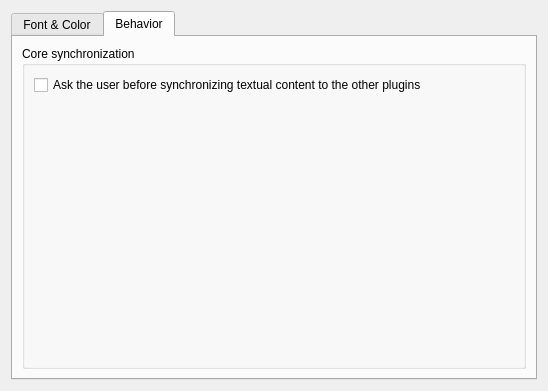
<?xml version="1.0" encoding="UTF-8"?>
<ui version="4.0">
 <class>TextPluginPreferencesWidget</class>
 <widget class="QFrame" name="TextPluginPreferencesWidget">
  <property name="geometry">
   <rect>
    <x>0</x>
    <y>0</y>
    <width>548</width>
    <height>391</height>
   </rect>
  </property>
  <property name="windowTitle">
   <string>Frame</string>
  </property>
  <property name="frameShape">
   <enum>QFrame::NoFrame</enum>
  </property>
  <property name="frameShadow">
   <enum>QFrame::Plain</enum>
  </property>
  <layout class="QGridLayout" name="gridLayout">
   <item row="0" column="1">
    <widget class="QTabWidget" name="tabWidget">
     <property name="tabShape">
      <enum>QTabWidget::Rounded</enum>
     </property>
     <property name="currentIndex">
      <number>1</number>
     </property>
     <widget class="QWidget" name="fontTab">
      <attribute name="title">
       <string>Font &amp;&amp; Color</string>
      </attribute>
      <layout class="QGridLayout" name="gridLayout_2">
       <item row="1" column="0">
        <widget class="QGroupBox" name="groupBox">
         <property name="title">
          <string>Color Scheme</string>
         </property>
         <layout class="QFormLayout" name="formLayout">
          <item row="1" column="0">
           <widget class="QLabel" name="label_4">
            <property name="text">
             <string>Example:</string>
            </property>
           </widget>
          </item>
          <item row="2" column="0" colspan="2">
           <widget class="QTextBrowser" name="textBrowser"/>
          </item>
          <item row="0" column="0">
           <widget class="QLabel" name="label_5">
            <property name="text">
             <string>Scheme:</string>
            </property>
           </widget>
          </item>
          <item row="0" column="1">
           <widget class="QComboBox" name="comboBox"/>
          </item>
         </layout>
        </widget>
       </item>
       <item row="0" column="0">
        <widget class="QGroupBox" name="fontBox">
         <property name="autoFillBackground">
          <bool>false</bool>
         </property>
         <property name="title">
          <string>Font</string>
         </property>
         <property name="flat">
          <bool>false</bool>
         </property>
         <layout class="QGridLayout" name="gridLayout_3">
          <item row="0" column="1">
           <widget class="QLabel" name="label">
            <property name="text">
             <string>Family:</string>
            </property>
           </widget>
          </item>
          <item row="0" column="2">
           <widget class="QFontComboBox" name="fontComboBox">
            <property name="maximumSize">
             <size>
              <width>200</width>
              <height>200</height>
             </size>
            </property>
            <property name="autoFillBackground">
             <bool>true</bool>
            </property>
            <property name="editable">
             <bool>false</bool>
            </property>
            <property name="sizeAdjustPolicy">
             <enum>QComboBox::AdjustToContents</enum>
            </property>
            <property name="duplicatesEnabled">
             <bool>false</bool>
            </property>
            <property name="frame">
             <bool>true</bool>
            </property>
           </widget>
          </item>
          <item row="0" column="3">
           <widget class="QLabel" name="label_2">
            <property name="text">
             <string>Font size:</string>
            </property>
           </widget>
          </item>
          <item row="0" column="4">
           <widget class="QSpinBox" name="fontSizeSpinBox">
            <property name="maximumSize">
             <size>
              <width>80</width>
              <height>16777215</height>
             </size>
            </property>
           </widget>
          </item>
          <item row="0" column="5">
           <widget class="QLabel" name="label_3">
            <property name="text">
             <string>Zoom:</string>
            </property>
           </widget>
          </item>
          <item row="0" column="6">
           <widget class="QDoubleSpinBox" name="doubleSpinBox"/>
          </item>
         </layout>
        </widget>
       </item>
      </layout>
     </widget>
     <widget class="QWidget" name="behaviorTab">
      <attribute name="title">
       <string>Behavior</string>
      </attribute>
      <layout class="QVBoxLayout" name="verticalLayout">
       <item>
        <widget class="QGroupBox" name="groupBox_2">
         <property name="title">
          <string>Core synchronization</string>
         </property>
         <layout class="QVBoxLayout" name="verticalLayout_2">
          <item>
           <widget class="QCheckBox" name="checkBox">
            <property name="text">
             <string>Ask the user before synchronizing textual content to the other plugins</string>
            </property>
           </widget>
          </item>
          <item>
           <spacer name="verticalSpacer">
            <property name="orientation">
             <enum>Qt::Vertical</enum>
            </property>
            <property name="sizeHint" stdset="0">
             <size>
              <width>20</width>
              <height>40</height>
             </size>
            </property>
           </spacer>
          </item>
         </layout>
        </widget>
       </item>
      </layout>
     </widget>
    </widget>
   </item>
  </layout>
 </widget>
 <resources/>
 <connections/>
</ui>
